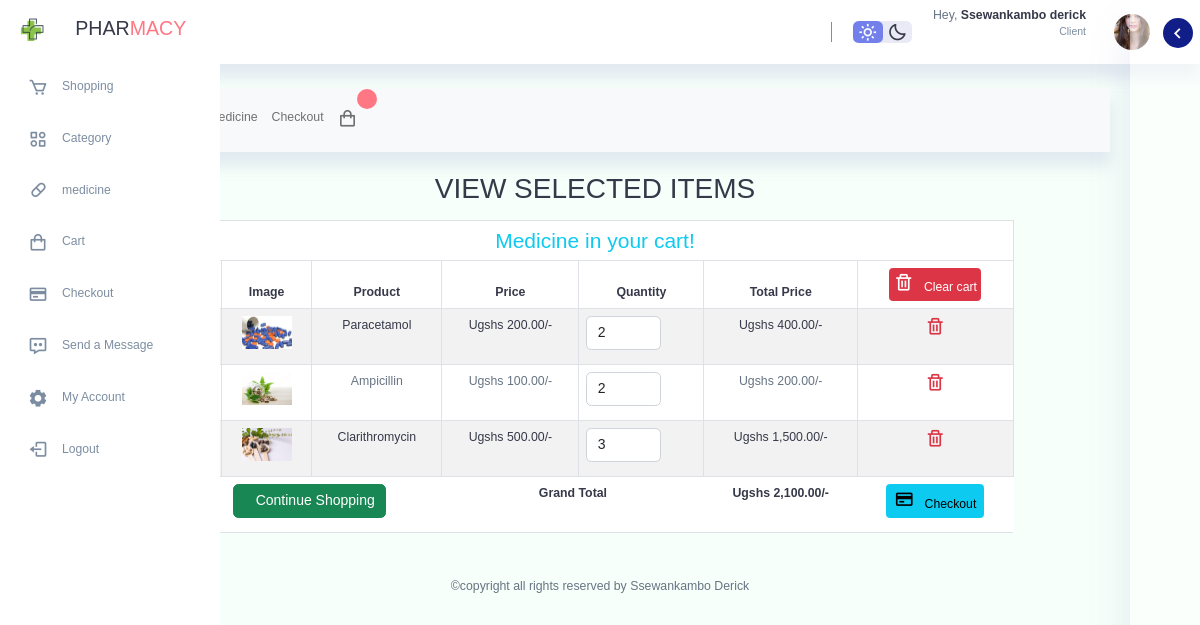
/Client/cart.php (signed in), run on the app's committed database.
### tables this page shows
CREATE TABLE `tbl_users` (
  `id` int(11) NOT NULL,
  `name` varchar(255) NOT NULL,
  `email` varchar(255) NOT NULL,
  `address` varchar(255) NOT NULL,
  `contact` varchar(20) NOT NULL,
  `image` varchar(255) NOT NULL,
  `password` varchar(255) NOT NULL,
  `email_verified_at` datetime DEFAULT NULL,
  `verification_code` text NOT NULL
);

CREATE TABLE `tbl_cart` (
  `id` int(11) NOT NULL,
  `name` varchar(200) NOT NULL,
  `price` varchar(50) NOT NULL,
  `image` varchar(255) NOT NULL,
  `qty` int(10) NOT NULL,
  `total_price` varchar(100) NOT NULL,
  `batch` varchar(200) NOT NULL,
  `user_id` int(15) NOT NULL
);

### Client/cart.php (the view, shortened to what this page needs)
<?php
$user_id = $_SESSION['user_id'];
?>
<?php include("config/config.php"); ?>
<!DOCTYPE html>
<html lang="en">
<head>
    <link rel="stylesheet" href="https://unpkg.com/boxicons@2.0.9/css/boxicons.min.css">
    <link rel="stylesheet" href="./bootstrap/css/bootstrap.min.css">
    <link rel="stylesheet" href="./assets/datatables.min.css">
    <link rel="stylesheet" href="./assets/style.css">
    <link rel="stylesheet" href="./assets/responsive.dataTables.min.css">
    <link rel="stylesheet" href="./assets/sweetalert.min.css">
</head>
<body>
    <section id="sidebar" class="hide">
        <div class="logo brand">
            <img class="icon" src="image/images.png">
            <h2 class="h2">PHAR<span class="danger">MACY</span></h2>
        </div>
        <div class="sidebar">
            <a href="<?php echo SITEURL; ?>shopping.php" class="act">
                <span><i class="bx bx-cart"></i></span>
                <h3 class="h3">Shopping</h3>
            </a>
            <a href="<?php echo SITEURL; ?>category.php" class="act">
                <span><i class="bx bx-category-alt"></i></span>
                <h3 class="h3">Category</h3>
            </a>
            <a href="<?php echo SITEURL; ?>medicine.php" class="act">
                <span><i class="bx bx-capsule"></i></span>
                <h3 class="h3">medicine</h3>
            </a>
            <a href="<?php echo SITEURL; ?>Cart.php" class="act">
                <span><i class="bx bx-shopping-bag"></i></span>
                <h3 class="h3">Cart</h3>
            </a>
            <a href="<?php echo SITEURL; ?>checkout.php" class="act">
                <span><i class="bx bx-credit-card"></i></span>
                <h3 class="h3">Checkout</h3>
            </a>
            <a href="<?php echo SITEURL; ?>message.php" class="act">
                <span><i class="bx bx-message-dots"></i></span>
                <h3 class="h3">Send a Message</h3>
            </a>
            <a href="<?php echo SITEURL; ?>settings.php" class="act">
                <span><i class="bx bxs-cog"></i></span>
                <h3 class="h3">My Account</h3>
            </a>
            <a href="?logout=<?php echo $user_id; ?>">
                <span><i class="bx bx-log-out"></i></span>
                <h3 class="h3">Logout</h3>
            </a>
        </div>
    </section>
    <section id="content">
        <nav>
            <div class="push-left"> <i class="bx bx-menu toggle-sidebar"> </i></div>
            <div class="top">
                <div class="theme-toggler">
                    <span class="active"><i class="bx bx-sun"></i></span>
                    <span><i class="bx bx-moon"></i></span>
                </div>
                <div class="profile">
                    <?php
                    $select = mysqli_query($conn, "SELECT * FROM `tbl_users` WHERE id = '$user_id'") or die('query failed');
                    if(mysqli_num_rows($select) > 0){
                        $fetch = mysqli_fetch_assoc($select);
                    }
                ?>
                    <div class="info">
                        <p style="margin-bottom: 1rem;">Hey, <b><?php echo $fetch['name']; ?></b></p>
                        <small class="text-muted1">Client</small>
                    </div>
                    <div class="profile-photo">
                        <?php
                    if($fetch['image'] == ''){
                        echo '<img src="image/default-avatar.png">';
                    }else{
                        echo '<img src="uploaded_img/'.$fetch['image'].'">';
                    }
                    ?>
                    </div>
                </div>
            </div>
        </nav>
        <main>
            <div class="rightbar close">
                <header>
                    <i class="bx bx-chevron-left toggle"></i>
                </header>
            </div>
            <div class="contain">
                <nav class="navbar navbar-expand-lg bg-light">
                    <div class="container bg-light">
                        <div class="collapse navbar-collapse" id="navbarSupportedContent">
                            <ul class="navbar-nav me-auto mb-2 mb-lg-0">
                                <li class="nav-item">
                                    <a class="nav-link" href="<?php echo SITEURL; ?>shopping.php">Home</a>
                                </li>
                                <li class="nav-item">
                                    <a class="nav-link" href="<?php echo SITEURL; ?>category.php">Category</a>
                                </li>
                                <li class="nav-item">
                                    <a class="nav-link" href="<?php echo SITEURL; ?>medicine.php">Medicine</a>
                                </li>
                                <li class="nav-item">
                                    <a class="nav-link" href="<?php echo SITEURL; ?>checkout.php">Checkout</a>
                                </li>
                                <li><a class="nav-link" href="<?php echo SITEURL; ?>Cart.php"><i
                                            class="bx bx-shopping-bag"></i>
                                        <span id="cart-item" class="badge badge-danger"></span></a></li>
                            </ul>
                        </div>
                    </div>
                </nav>
                <div class="category-page page">
                    <h2 class="start">VIEW SELECTED ITEMS</h2>
                    <div class="container">
                        <div class="row justify-content-center">
                            <div class="col-lg-10">
                                <div class="table-responsive mt-2">
                                    <table class="table table-bordered table-striped text-center">
                                        <thead>
                                            <tr>
                                                <td colspan='7'>
                                                    <h4 class="text-center text-info m-0"> Medicine in your cart!</h4>
                                                </td>
                                            </tr>
                                            <tr>
                                                <th>SN</th>
                                                <th>Image</th>
                                                <th>Product</th>
                                                <th>Price</th>
                                                <th>Quantity</th>
                                                <th>Total Price</th>
                                                <th>
                                                    <a href="action.php?clear=all" class="btn-sm btn btn-danger p-1"
                                                        onclick="return confirm('Are sure you want to clear your cart?');"><i
                                                            class="bx bx-trash"></i>
                                                        &nbsp;&nbsp;Clear cart</a>
                                                </th>
                                            </tr>
                                        </thead>
                                        <tbody>
                                            <?php
                                            $stmt = $conn->prepare("SELECT * FROM tbl_cart WHERE user_id = $user_id");
                                            $stmt->execute();
                                            $result = $stmt->get_result();
                                            $grand_total = 0;
                                            while($row = $result->fetch_assoc()):
                                                $image = '';
                                                if ($row["image"] != '') {
                                                    $image = '<img width="50" src="../Admin/medicine_images/'.$row["image"].'" />';
                                                } else {
                                                    $image = '<div style="color: #ff4757;">Image not added.</div>';
                                                }
                                                $sn=1;
                                            ?>
                                            <tr>
                                                <td><?= $sn++; ?></td>
                                                <td><?= $image ?></td>
                                                <td><?= $row['name'] ?></td>
                                                <td><span>Ugshs</span>&nbsp;<?= number_format($row['price'],2) ?>/-</td>
                                                <td>
                                                    <input type="number" class="form-control itemQty"
                                                        value="<?= $row['qty']?>" style="width: 75px;">
                                                </td>
                                                <td><span>Ugshs</span>&nbsp;<?= number_format($row['total_price'],2) ?>/-
                                                </td>
                                                <td>
                                                    <a href="action.php?remove=<?= $row['id'] ?>"
                                                        class="text-danger lead">
                                                        <i class="bx bx-trash"></i></a>
                                                </td>
                                            </tr>
                                            <?php $grand_total += $row['total_price']; ?>
                                            <?php endwhile; ?>
                                            <tr>
                                                <td colspan="3">
                                                    <a href="medicine.php" class="btn btn-success">
                                                        &nbsp;&nbsp;Continue Shopping</a>
                                                </td>
                                                <td colspan="2"><b>Grand Total</b></td>
                                                <td><b><span>Ugshs</span>&nbsp;<?= number_format($grand_total,2) ?>/-</b>
                                                </td>
                                                <td>
                                                    <a href="checkout.php"
                                                        class="btn btn-sm btn-info <?= ($grand_total>1)? "":"disabled"; ?>">
                                                        <i class="bx bx-credit-card"></i>
                                                        &nbsp;&nbsp;Checkout</a>
                                                </td>
                                            </tr>
                                        </tbody>
                                    </table>
                                </div>
                            </div>
                        </div>
                    </div>
                </div>
            </div>
        </main>
    </section>
    <footer class="footer">
        <div class="last">
            <p>&copy;copyright all rights reserved by Ssewankambo Derick</p>
        </div>
    </footer>
</body>
</html>

### data on the page
tbl_users: name "Ssewankambo derick", image (picture)
tbl_cart: image (picture), name "Paracetamol", price "200.00", qty "2", total_price "400.00"
tbl_cart: image (picture), name "Ampicillin", price "100.00", qty "2", total_price "200.00"
tbl_cart: image (picture), name "Clarithromycin", price "500.00", qty "3", total_price "1,500.00"

### other printed values
$grand_total "2,100.00"
